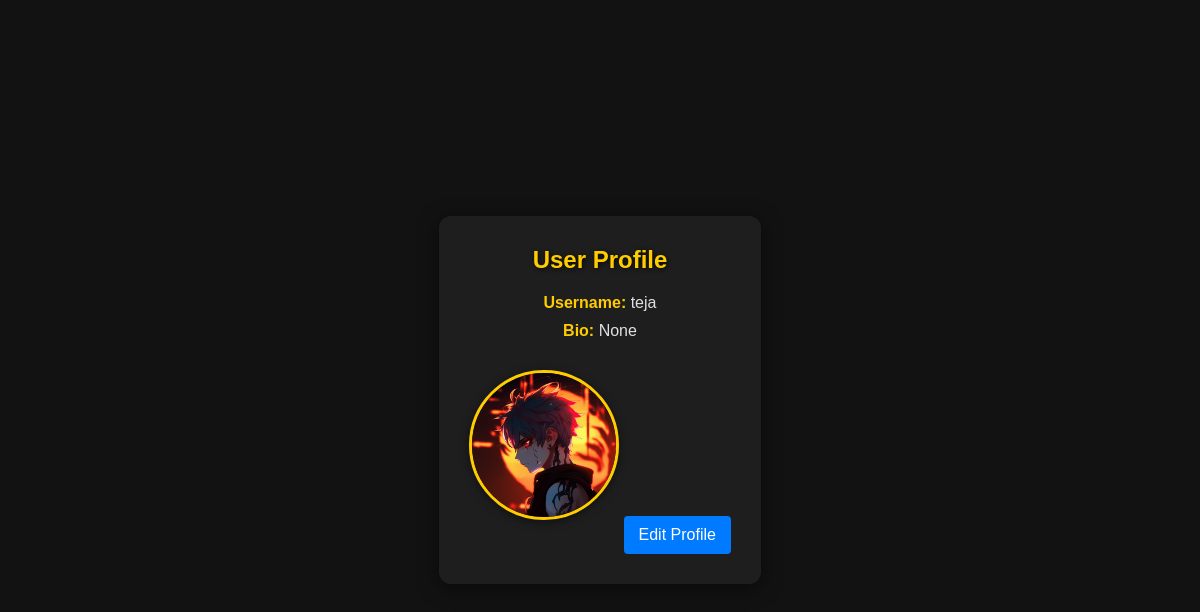
Screenshot of /profile/ (signed in) with the database file from the repository.
### entries/models.py (models this page shows)
class Profile(models.Model):
    user = models.OneToOneField(User, on_delete=models.CASCADE)
    bio = models.TextField(blank=True, null=True)
    profile_picture = models.ImageField(upload_to='profile_pictures/', default='story\journal\media\profile_pictures\default-profile.jpg')

### entries/views.py (the view)
# urls.py: path('profile/', views.user_profile, name='user_profile'),
@login_required
def user_profile(request):
    profile, created = Profile.objects.get_or_create(user=request.user)  # Creates a new profile if it doesn't exist
    return render(request, 'profile.html', {'profile': profile})

### entries/templates/profile.html (shortened to what this page needs)
<!DOCTYPE html>
<html lang="en">
<head>
</head>
<body>
    <div class="container">
        <h2>User Profile</h2>
        <p><strong>Username:</strong> {{ profile.user.username }}</p>
        <p><strong>Bio:</strong> {{ profile.bio }}</p>
        {% if profile.profile_picture %}
            <img src="{{ profile.profile_picture.url }}" alt="Profile Picture" class="profile-picture">
        {% endif %}
        <a href="{% url 'edit_profile' %}" class="edit-button">Edit Profile</a>
    </div>
</body>
</html>

### entries/templates/profile.html (style rules this page uses)
* { margin: 0; padding: 0; box-sizing: border-box; }
body { font-family: Arial, sans-serif; background-color: #121212; color: #e0e0e0; display: flex; align-items: center; justify-content: center; height: 100vh; }
.container { max-width: 600px; padding: 30px; background-color: #1e1e1e; border-radius: 12px; box-shadow: 0 4px 20px rgba(0, 0, 0, 0.5); text-align: center; }
h2 { margin-bottom: 20px; color: #ffcc00; text-shadow: 1px 1px 5px rgba(0, 0, 0, 0.8); }
p { margin: 10px 0; }
.profile-picture { max-width: 150px; border-radius: 50%; margin: 20px auto; border: 3px solid #ffcc00; box-shadow: 0 2px 10px rgba(0, 0, 0, 0.5); }
.edit-button { display: inline-block; padding: 10px 15px; color: white; background-color: #007BFF; text-decoration: none; border-radius: 4px; margin-top: 20px; transition: background-color 0.3s, transform 0.2s; }
strong { color: #ffcc00; }

### rows the page displays
Profile: user.username "teja", bio "None", profile_picture (picture)
